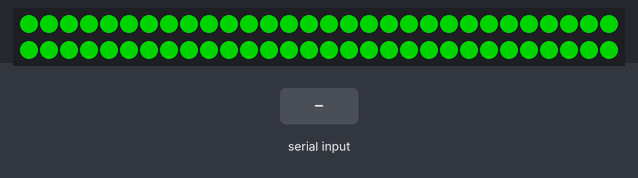
A sketch run on a simulated Arduino Uno, built with avr-gcc and run on an emulated ATmega328P. Shown: 60 RGB LEDs in strip order, left to right, continuing on the next row. The inputs (shaded band) are chosen by the test bench. Dim RGB values are drawn brighter than linear.

Above: at 1.2 s.
1.3 s: "RAINBOW\n" received over Serial
At 1.37 s:
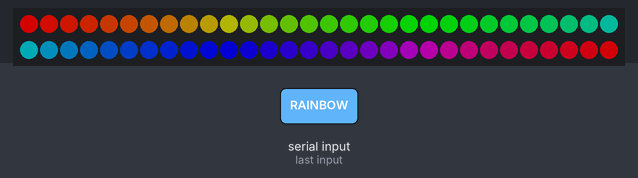
2.9 s: "SET_COLOR\n" received over Serial
At 4.1 s:
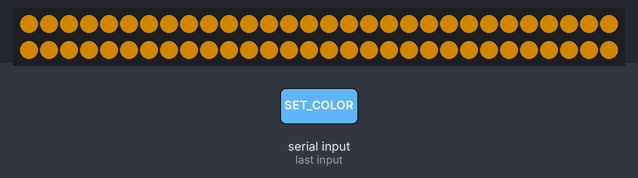
4.4 s: "SET_BRIGHTNESS\n" received over Serial
At 5.5 s:
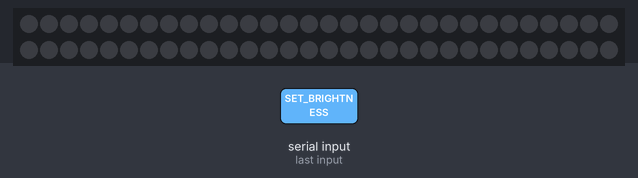
Timing chart, 0 to 7.4 s (numbered marks = the images above; inputs shaded):
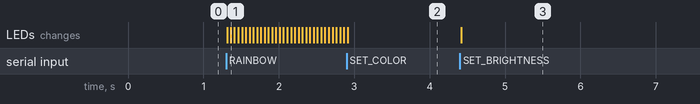

Measured:
- after the input at 1.3 s, the LEDs: first change at once (image 1 shows a later state)
- after the input at 2.9 s, the LEDs: change at once (image 2)
- after the input at 4.4 s, the LEDs: change at once (image 3)

The sketch:

led_bar.ino
```cpp
#include <Adafruit_NeoPixel.h>

#define LED_PIN 6  // Pin to which the LEDs are connected
#define LED_COUNT 60  // Number of LEDs

Adafruit_NeoPixel strip(LED_COUNT, LED_PIN, NEO_GRB + NEO_KHZ800);

int currentR = 0, currentG = 255, currentB = 0, currentBright = 127;
bool RAINBOW_ON = false;

// Initialize serial communication and LED strip
void setup()
{
  Serial.begin(9600);
  strip.begin();
  for (int i = 0; i < LED_COUNT; i++)
  {
    strip.setPixelColor(i, strip.Color(currentR, currentG, currentB));
    strip.setBrightness(currentBright);
  }
  strip.show();
}

// Main loop to read serial commands and update LED modes
void loop()
{
  if (Serial.available() > 0)
  {
    String command = Serial.readStringUntil('\n');
    if (command == "A")
    {
      Serial.println("Z");
    }
    else
    {
      handleCommand(command);
    }
  }

  if (RAINBOW_ON == true) rainbow(50);
}

// Handle incoming serial commands to control LEDs
void handleCommand(String command)
{
  if (command.startsWith("SET_COLOR"))
  {
    int r, g, b;
    sscanf(command.c_str(), "SET_COLOR %d,%d,%d", &r, &g, &b);
    currentR = r;
    currentG = g;
    currentB = b;
    setColor(currentR, currentG, currentB);
    RAINBOW_ON = false;
  }
  else if (command.startsWith("SET_BRIGHTNESS"))
  {
    int b;
    sscanf(command.c_str(), "SET_BRIGHTNESS %d", &b);
    currentBright = b;
    setBrightness(currentBright);
  }
  else if (command == "TURN_OFF")
  {
    setColor(0, 0, 0);
    RAINBOW_ON = false;
  }
  else if (command == "GET_COLOR")
  {
    getColor(command);
  }
  else if (command == "RAINBOW")
  {
    RAINBOW_ON = true;
  }
}

// Set brightness of the LED strip
void setBrightness(int b)
{
  strip.setBrightness(b);
  strip.show();
}

// Set color of the LEDs
void setColor(int r, int g, int b)
{
  for (int i = 0; i < LED_COUNT; i++)
  {
    strip.setPixelColor(i, strip.Color(r, g, b));
  }
  strip.show();
}

// Get the current color and brightness of the LEDs
void getColor(String command)
{
  String response = String(currentR) + "," + String(currentG) + "," + String(currentB) + "," + String(currentBright);
  Serial.println(response);
}

// Display a rainbow animation on the LED strip
void rainbow(uint8_t wait) {
  static uint16_t j = 0;
  static uint16_t i = 0;
  static unsigned long previousMillis = 0;

  if (millis() - previousMillis >= wait)
  {
    previousMillis = millis();
    for (i = 0; i < strip.numPixels(); i++)
    {
      strip.setPixelColor(i, Wheel(((i * 256 / strip.numPixels()) + j) & 255));
    }
    strip.show();
    j++;
    if (j >= 256 * 5)
    {
      j = 0;
    }
  }
}

// Helper function to generate rainbow colors across 0-255 positions
uint32_t Wheel(byte WheelPos)
{
  WheelPos = 255 - WheelPos;
  if (WheelPos < 85)
  {
    return strip.Color(255 - WheelPos * 3, 0, WheelPos * 3);
  }
  if (WheelPos < 170)
  {
    WheelPos -= 85;
    return strip.Color(0, WheelPos * 3, 255 - WheelPos * 3);
  }
  WheelPos -= 170;
  return strip.Color(WheelPos * 3, 255 - WheelPos * 3, 0);
}
```
